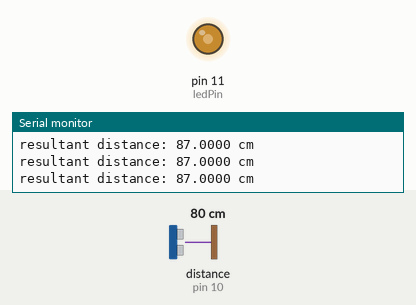
This sketch was run on a simulated Arduino Uno, built with avr-gcc and run on an emulated ATmega328P. Parts: output pins drawn as LEDs (lit = HIGH), the last lines printed to the serial monitor. Wiring (inferred from the names in the program): ultrasonic range finder: trigger pin 9; echo pin 10. Dashed ring = blinking. The inputs (shaded band) are chosen by the test bench; at power-on: distance to the obstacle (sensor on pin 10) 80 cm. The echo pulse lasts 58.3 µs per cm; pins used as bus, display or sensor lines are not drawn.

Above: at 1.2 s.
1.3 s: distance to the obstacle (sensor on pin 10) set to 250 cm
At 2.0 s:
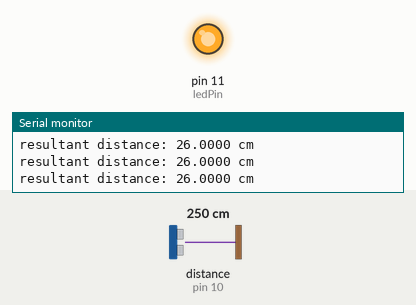
4.3 s: distance to the obstacle (sensor on pin 10) set to 166 cm
At 4.8 s:
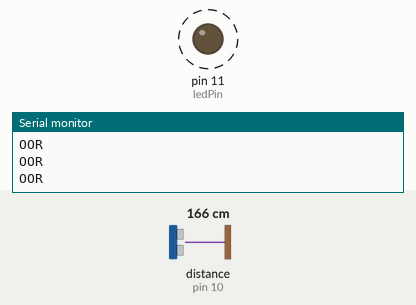
7.3 s: distance to the obstacle (sensor on pin 10) set to 162 cm
10.3 s: distance to the obstacle (sensor on pin 10) set to 153 cm
13.3 s: distance to the obstacle (sensor on pin 10) set to 9 cm
16.3 s: distance to the obstacle (sensor on pin 10) set to 6 cm
19.3 s: distance to the obstacle (sensor on pin 10) set to 3 cm
Timing chart, 0 to 23.3 s (numbered marks = the images above; inputs shaded):
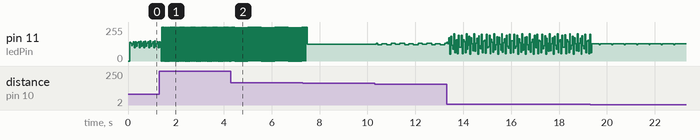

Measured:
- after the input at 4.3 s, pin 11 (ledPin): alternates 255/255 for 0.01 s and 0/255 for 0.01 s, starting after 0.09 s

The sketch:

ultrasonic_test.ino
```cpp
//sources: http://www.instructables.com/id/Simple-Arduino-and-HC-SR04-Example/
//test for ultrasonic sensor
int ultrasonic_trigPin = 9, ultrasonic_echoPin = 10;
int ledPin = 11;
double readVal = 0;
void setup() {
  // put your setup code here, to run once:
  Serial.begin(9600);
  pinMode(ultrasonic_trigPin, OUTPUT);
  pinMode(ultrasonic_echoPin, INPUT);
  pinMode(ledPin, OUTPUT);
}

int toggle = 0, count = 0, sum = 0, average;
double duration, distance;
//double lowRead = 370, highRead = 370;
void loop() {
  // put your main code here, to run repeatedly:
  digitalWrite(ultrasonic_trigPin, LOW);
  delayMicroseconds(10);
  digitalWrite(ultrasonic_trigPin, HIGH);
  delayMicroseconds(10);
  digitalWrite(ultrasonic_trigPin, LOW);
  duration = pulseIn(ultrasonic_echoPin, HIGH);


  //distance = duration * 340 / 2 * 100; //centimeters

  sum += duration;
  if(count == 4){
    average = sum/5;
    //Serial.print("average duration signal: ");
    //Serial.print(average, 4);
    //Serial.println();
    sum = 0;
    distance = (average/58)* 23/21;
    //distance in cm

    if(distance<4)
      Serial.print("OOR");
    else{
      Serial.print("resultant distance: ");
      Serial.print(distance, 4);
      Serial.print(" cm");
    }
    Serial.println();
  }
  count = (count + 1)%5;

  //toggle LED
  if(toggle)
    digitalWrite(ledPin, LOW);
  else
    digitalWrite(ledPin, HIGH);
  toggle = (toggle + 1) % 2;
}
```
